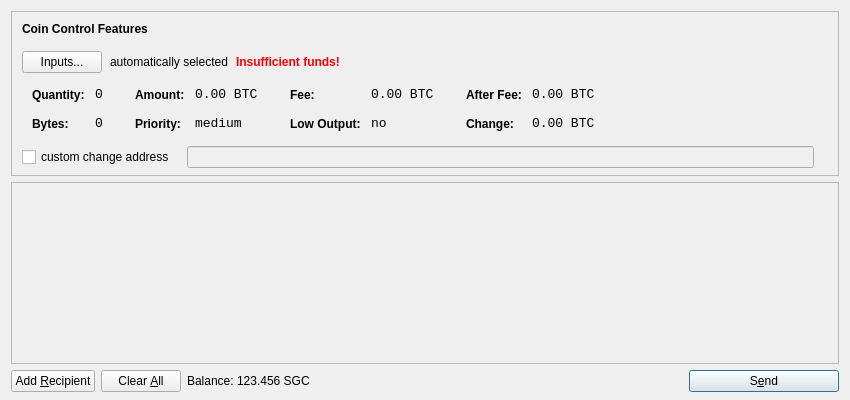
<?xml version="1.0" encoding="UTF-8"?>
<ui version="4.0">
 <class>SendCoinsDialog</class>
 <widget class="QDialog" name="SendCoinsDialog">
  <property name="geometry">
   <rect>
    <x>0</x>
    <y>0</y>
    <width>850</width>
    <height>400</height>
   </rect>
  </property>
  <property name="windowTitle">
   <string>Send Coins</string>
  </property>
  <layout class="QVBoxLayout" name="verticalLayout" stretch="0,1,0">
   <property name="bottomMargin">
    <number>8</number>
   </property>
   <item>
    <widget class="QFrame" name="frameCoinControl">
     <property name="sizePolicy">
      <sizepolicy hsizetype="Expanding" vsizetype="Expanding">
       <horstretch>0</horstretch>
       <verstretch>0</verstretch>
      </sizepolicy>
     </property>
     <property name="maximumSize">
      <size>
       <width>16777215</width>
       <height>16777215</height>
      </size>
     </property>
     <property name="frameShape">
      <enum>QFrame::StyledPanel</enum>
     </property>
     <property name="frameShadow">
      <enum>QFrame::Sunken</enum>
     </property>
     <layout class="QVBoxLayout" name="verticalLayoutCoinControl2">
      <property name="spacing">
       <number>-1</number>
      </property>
      <property name="leftMargin">
       <number>0</number>
      </property>
      <property name="topMargin">
       <number>0</number>
      </property>
      <property name="rightMargin">
       <number>0</number>
      </property>
      <property name="bottomMargin">
       <number>6</number>
      </property>
      <item>
       <layout class="QVBoxLayout" name="verticalLayoutCoinControl" stretch="0,0,0,0,1">
        <property name="spacing">
         <number>0</number>
        </property>
        <property name="leftMargin">
         <number>10</number>
        </property>
        <property name="topMargin">
         <number>10</number>
        </property>
        <item>
         <layout class="QHBoxLayout" name="horizontalLayoutCoinControl1">
          <property name="bottomMargin">
           <number>15</number>
          </property>
          <item>
           <widget class="QLabel" name="labelCoinControlFeatures">
            <property name="sizePolicy">
             <sizepolicy hsizetype="Preferred" vsizetype="Maximum">
              <horstretch>0</horstretch>
              <verstretch>0</verstretch>
             </sizepolicy>
            </property>
            <property name="font">
             <font>
              <weight>75</weight>
              <bold>true</bold>
             </font>
            </property>
            <property name="styleSheet">
             <string notr="true">font-weight:bold;</string>
            </property>
            <property name="text">
             <string>Coin Control Features</string>
            </property>
           </widget>
          </item>
         </layout>
        </item>
        <item>
         <layout class="QHBoxLayout" name="horizontalLayoutCoinControl2" stretch="0,0,0,0">
          <property name="spacing">
           <number>8</number>
          </property>
          <property name="bottomMargin">
           <number>10</number>
          </property>
          <item>
           <widget class="QPushButton" name="pushButtonCoinControl">
            <property name="styleSheet">
             <string notr="true"/>
            </property>
            <property name="text">
             <string>Inputs...</string>
            </property>
           </widget>
          </item>
          <item>
           <widget class="QLabel" name="labelCoinControlAutomaticallySelected">
            <property name="text">
             <string>automatically selected</string>
            </property>
            <property name="margin">
             <number>5</number>
            </property>
           </widget>
          </item>
          <item>
           <widget class="QLabel" name="labelCoinControlInsuffFunds">
            <property name="font">
             <font>
              <weight>75</weight>
              <bold>true</bold>
             </font>
            </property>
            <property name="styleSheet">
             <string notr="true">color:red;font-weight:bold;</string>
            </property>
            <property name="text">
             <string>Insufficient funds!</string>
            </property>
            <property name="margin">
             <number>5</number>
            </property>
           </widget>
          </item>
          <item>
           <spacer name="horizontalSpacerCoinControl">
            <property name="orientation">
             <enum>Qt::Horizontal</enum>
            </property>
            <property name="sizeHint" stdset="0">
             <size>
              <width>40</width>
              <height>1</height>
             </size>
            </property>
           </spacer>
          </item>
         </layout>
        </item>
        <item>
         <widget class="QWidget" name="widgetCoinControl" native="true">
          <property name="sizePolicy">
           <sizepolicy hsizetype="Preferred" vsizetype="Preferred">
            <horstretch>0</horstretch>
            <verstretch>0</verstretch>
           </sizepolicy>
          </property>
          <property name="minimumSize">
           <size>
            <width>0</width>
            <height>0</height>
           </size>
          </property>
          <property name="styleSheet">
           <string notr="true"/>
          </property>
          <layout class="QHBoxLayout" name="horizontalLayoutCoinControl5">
           <property name="margin">
            <number>0</number>
           </property>
           <item>
            <layout class="QHBoxLayout" name="horizontalLayoutCoinControl3" stretch="0,0,0,1">
             <property name="spacing">
              <number>20</number>
             </property>
             <property name="topMargin">
              <number>0</number>
             </property>
             <property name="bottomMargin">
              <number>10</number>
             </property>
             <item>
              <layout class="QFormLayout" name="formLayoutCoinControl1">
               <property name="horizontalSpacing">
                <number>10</number>
               </property>
               <property name="verticalSpacing">
                <number>14</number>
               </property>
               <property name="leftMargin">
                <number>10</number>
               </property>
               <property name="topMargin">
                <number>4</number>
               </property>
               <property name="rightMargin">
                <number>6</number>
               </property>
               <item row="0" column="0">
                <widget class="QLabel" name="labelCoinControlQuantityText">
                 <property name="styleSheet">
                  <string notr="true">font-weight:bold;</string>
                 </property>
                 <property name="text">
                  <string>Quantity:</string>
                 </property>
                 <property name="margin">
                  <number>0</number>
                 </property>
                </widget>
               </item>
               <item row="0" column="1">
                <widget class="QLabel" name="labelCoinControlQuantity">
                 <property name="font">
                  <font>
                   <family>Monospace</family>
                   <pointsize>10</pointsize>
                  </font>
                 </property>
                 <property name="cursor">
                  <cursorShape>IBeamCursor</cursorShape>
                 </property>
                 <property name="contextMenuPolicy">
                  <enum>Qt::ActionsContextMenu</enum>
                 </property>
                 <property name="text">
                  <string notr="true">0</string>
                 </property>
                 <property name="margin">
                  <number>0</number>
                 </property>
                 <property name="textInteractionFlags">
                  <set>Qt::LinksAccessibleByMouse|Qt::TextSelectableByKeyboard|Qt::TextSelectableByMouse</set>
                 </property>
                </widget>
               </item>
               <item row="1" column="0">
                <widget class="QLabel" name="labelCoinControlBytesText">
                 <property name="styleSheet">
                  <string notr="true">font-weight:bold;</string>
                 </property>
                 <property name="text">
                  <string>Bytes:</string>
                 </property>
                </widget>
               </item>
               <item row="1" column="1">
                <widget class="QLabel" name="labelCoinControlBytes">
                 <property name="font">
                  <font>
                   <family>Monospace</family>
                   <pointsize>10</pointsize>
                  </font>
                 </property>
                 <property name="cursor">
                  <cursorShape>IBeamCursor</cursorShape>
                 </property>
                 <property name="contextMenuPolicy">
                  <enum>Qt::ActionsContextMenu</enum>
                 </property>
                 <property name="text">
                  <string notr="true">0</string>
                 </property>
                 <property name="textInteractionFlags">
                  <set>Qt::LinksAccessibleByMouse|Qt::TextSelectableByKeyboard|Qt::TextSelectableByMouse</set>
                 </property>
                </widget>
               </item>
              </layout>
             </item>
             <item>
              <layout class="QFormLayout" name="formLayoutCoinControl2">
               <property name="horizontalSpacing">
                <number>10</number>
               </property>
               <property name="verticalSpacing">
                <number>14</number>
               </property>
               <property name="leftMargin">
                <number>6</number>
               </property>
               <property name="topMargin">
                <number>4</number>
               </property>
               <property name="rightMargin">
                <number>6</number>
               </property>
               <item row="0" column="0">
                <widget class="QLabel" name="labelCoinControlAmountText">
                 <property name="styleSheet">
                  <string notr="true">font-weight:bold;</string>
                 </property>
                 <property name="text">
                  <string>Amount:</string>
                 </property>
                 <property name="margin">
                  <number>0</number>
                 </property>
                </widget>
               </item>
               <item row="0" column="1">
                <widget class="QLabel" name="labelCoinControlAmount">
                 <property name="font">
                  <font>
                   <family>Monospace</family>
                   <pointsize>10</pointsize>
                  </font>
                 </property>
                 <property name="cursor">
                  <cursorShape>IBeamCursor</cursorShape>
                 </property>
                 <property name="contextMenuPolicy">
                  <enum>Qt::ActionsContextMenu</enum>
                 </property>
                 <property name="text">
                  <string notr="true">0.00 BTC</string>
                 </property>
                 <property name="textInteractionFlags">
                  <set>Qt::LinksAccessibleByMouse|Qt::TextSelectableByKeyboard|Qt::TextSelectableByMouse</set>
                 </property>
                </widget>
               </item>
               <item row="1" column="0">
                <widget class="QLabel" name="labelCoinControlPriorityText">
                 <property name="styleSheet">
                  <string notr="true">font-weight:bold;</string>
                 </property>
                 <property name="text">
                  <string>Priority:</string>
                 </property>
                </widget>
               </item>
               <item row="1" column="1">
                <widget class="QLabel" name="labelCoinControlPriority">
                 <property name="font">
                  <font>
                   <family>Monospace</family>
                   <pointsize>10</pointsize>
                  </font>
                 </property>
                 <property name="cursor">
                  <cursorShape>IBeamCursor</cursorShape>
                 </property>
                 <property name="contextMenuPolicy">
                  <enum>Qt::ActionsContextMenu</enum>
                 </property>
                 <property name="text">
                  <string>medium</string>
                 </property>
                 <property name="textInteractionFlags">
                  <set>Qt::LinksAccessibleByMouse|Qt::TextSelectableByKeyboard|Qt::TextSelectableByMouse</set>
                 </property>
                </widget>
               </item>
              </layout>
             </item>
             <item>
              <layout class="QFormLayout" name="formLayoutCoinControl3">
               <property name="horizontalSpacing">
                <number>10</number>
               </property>
               <property name="verticalSpacing">
                <number>14</number>
               </property>
               <property name="leftMargin">
                <number>6</number>
               </property>
               <property name="topMargin">
                <number>4</number>
               </property>
               <property name="rightMargin">
                <number>6</number>
               </property>
               <item row="0" column="0">
                <widget class="QLabel" name="labelCoinControlFeeText">
                 <property name="styleSheet">
                  <string notr="true">font-weight:bold;</string>
                 </property>
                 <property name="text">
                  <string>Fee:</string>
                 </property>
                 <property name="margin">
                  <number>0</number>
                 </property>
                </widget>
               </item>
               <item row="0" column="1">
                <widget class="QLabel" name="labelCoinControlFee">
                 <property name="font">
                  <font>
                   <family>Monospace</family>
                   <pointsize>10</pointsize>
                  </font>
                 </property>
                 <property name="cursor">
                  <cursorShape>IBeamCursor</cursorShape>
                 </property>
                 <property name="contextMenuPolicy">
                  <enum>Qt::ActionsContextMenu</enum>
                 </property>
                 <property name="text">
                  <string notr="true">0.00 BTC</string>
                 </property>
                 <property name="textInteractionFlags">
                  <set>Qt::LinksAccessibleByMouse|Qt::TextSelectableByKeyboard|Qt::TextSelectableByMouse</set>
                 </property>
                </widget>
               </item>
               <item row="1" column="0">
                <widget class="QLabel" name="labelCoinControlLowOutputText">
                 <property name="styleSheet">
                  <string notr="true">font-weight:bold;</string>
                 </property>
                 <property name="text">
                  <string>Low Output:</string>
                 </property>
                </widget>
               </item>
               <item row="1" column="1">
                <widget class="QLabel" name="labelCoinControlLowOutput">
                 <property name="font">
                  <font>
                   <family>Monospace</family>
                   <pointsize>10</pointsize>
                  </font>
                 </property>
                 <property name="cursor">
                  <cursorShape>IBeamCursor</cursorShape>
                 </property>
                 <property name="contextMenuPolicy">
                  <enum>Qt::ActionsContextMenu</enum>
                 </property>
                 <property name="text">
                  <string>no</string>
                 </property>
                 <property name="textInteractionFlags">
                  <set>Qt::LinksAccessibleByMouse|Qt::TextSelectableByKeyboard|Qt::TextSelectableByMouse</set>
                 </property>
                </widget>
               </item>
              </layout>
             </item>
             <item>
              <layout class="QFormLayout" name="formLayoutCoinControl4">
               <property name="horizontalSpacing">
                <number>10</number>
               </property>
               <property name="verticalSpacing">
                <number>14</number>
               </property>
               <property name="leftMargin">
                <number>6</number>
               </property>
               <property name="topMargin">
                <number>4</number>
               </property>
               <property name="rightMargin">
                <number>6</number>
               </property>
               <item row="0" column="0">
                <widget class="QLabel" name="labelCoinControlAfterFeeText">
                 <property name="styleSheet">
                  <string notr="true">font-weight:bold;</string>
                 </property>
                 <property name="text">
                  <string>After Fee:</string>
                 </property>
                 <property name="margin">
                  <number>0</number>
                 </property>
                </widget>
               </item>
               <item row="0" column="1">
                <widget class="QLabel" name="labelCoinControlAfterFee">
                 <property name="font">
                  <font>
                   <family>Monospace</family>
                   <pointsize>10</pointsize>
                  </font>
                 </property>
                 <property name="cursor">
                  <cursorShape>IBeamCursor</cursorShape>
                 </property>
                 <property name="contextMenuPolicy">
                  <enum>Qt::ActionsContextMenu</enum>
                 </property>
                 <property name="text">
                  <string notr="true">0.00 BTC</string>
                 </property>
                 <property name="textInteractionFlags">
                  <set>Qt::LinksAccessibleByMouse|Qt::TextSelectableByKeyboard|Qt::TextSelectableByMouse</set>
                 </property>
                </widget>
               </item>
               <item row="1" column="0">
                <widget class="QLabel" name="labelCoinControlChangeText">
                 <property name="styleSheet">
                  <string notr="true">font-weight:bold;</string>
                 </property>
                 <property name="text">
                  <string>Change:</string>
                 </property>
                </widget>
               </item>
               <item row="1" column="1">
                <widget class="QLabel" name="labelCoinControlChange">
                 <property name="font">
                  <font>
                   <family>Monospace</family>
                   <pointsize>10</pointsize>
                  </font>
                 </property>
                 <property name="cursor">
                  <cursorShape>IBeamCursor</cursorShape>
                 </property>
                 <property name="contextMenuPolicy">
                  <enum>Qt::ActionsContextMenu</enum>
                 </property>
                 <property name="text">
                  <string notr="true">0.00 BTC</string>
                 </property>
                 <property name="textInteractionFlags">
                  <set>Qt::LinksAccessibleByMouse|Qt::TextSelectableByKeyboard|Qt::TextSelectableByMouse</set>
                 </property>
                </widget>
               </item>
              </layout>
             </item>
            </layout>
           </item>
          </layout>
         </widget>
        </item>
        <item>
         <layout class="QHBoxLayout" name="horizontalLayoutCoinControl4" stretch="0,0,0">
          <property name="spacing">
           <number>12</number>
          </property>
          <property name="sizeConstraint">
           <enum>QLayout::SetDefaultConstraint</enum>
          </property>
          <property name="topMargin">
           <number>5</number>
          </property>
          <property name="rightMargin">
           <number>5</number>
          </property>
          <item>
           <widget class="QCheckBox" name="checkBoxCoinControlChange">
            <property name="text">
             <string>custom change address</string>
            </property>
           </widget>
          </item>
          <item>
           <widget class="QLineEdit" name="lineEditCoinControlChange">
            <property name="enabled">
             <bool>false</bool>
            </property>
            <property name="sizePolicy">
             <sizepolicy hsizetype="Expanding" vsizetype="Fixed">
              <horstretch>0</horstretch>
              <verstretch>0</verstretch>
             </sizepolicy>
            </property>
           </widget>
          </item>
          <item>
           <widget class="QLabel" name="labelCoinControlChangeLabel">
            <property name="sizePolicy">
             <sizepolicy hsizetype="Preferred" vsizetype="Expanding">
              <horstretch>0</horstretch>
              <verstretch>0</verstretch>
             </sizepolicy>
            </property>
            <property name="minimumSize">
             <size>
              <width>0</width>
              <height>0</height>
             </size>
            </property>
            <property name="text">
             <string/>
            </property>
            <property name="margin">
             <number>3</number>
            </property>
           </widget>
          </item>
         </layout>
        </item>
        <item>
         <spacer name="verticalSpacerCoinControl">
          <property name="orientation">
           <enum>Qt::Vertical</enum>
          </property>
          <property name="sizeHint" stdset="0">
           <size>
            <width>800</width>
            <height>1</height>
           </size>
          </property>
         </spacer>
        </item>
       </layout>
      </item>
     </layout>
    </widget>
   </item>
   <item>
    <widget class="QScrollArea" name="scrollArea">
     <property name="widgetResizable">
      <bool>true</bool>
     </property>
     <widget class="QWidget" name="scrollAreaWidgetContents">
      <property name="geometry">
       <rect>
        <x>0</x>
        <y>0</y>
        <width>830</width>
        <height>165</height>
       </rect>
      </property>
      <layout class="QVBoxLayout" name="verticalLayout_2">
       <property name="margin">
        <number>0</number>
       </property>
       <item>
        <layout class="QVBoxLayout" name="entries">
         <property name="spacing">
          <number>6</number>
         </property>
        </layout>
       </item>
       <item>
        <spacer name="verticalSpacer">
         <property name="orientation">
          <enum>Qt::Vertical</enum>
         </property>
         <property name="sizeHint" stdset="0">
          <size>
           <width>20</width>
           <height>40</height>
          </size>
         </property>
        </spacer>
       </item>
      </layout>
     </widget>
    </widget>
   </item>
   <item>
    <layout class="QHBoxLayout" name="horizontalLayout">
     <item>
      <widget class="QPushButton" name="addButton">
       <property name="toolTip">
        <string>Send to multiple recipients at once</string>
       </property>
       <property name="text">
        <string>Add &amp;Recipient</string>
       </property>
       <property name="icon">
        <iconset resource="../bitcoin.qrc">
         <normaloff>:/icons/add</normaloff>:/icons/add</iconset>
       </property>
       <property name="autoDefault">
        <bool>false</bool>
       </property>
      </widget>
     </item>
     <item>
      <widget class="QPushButton" name="clearButton">
       <property name="sizePolicy">
        <sizepolicy hsizetype="Minimum" vsizetype="Fixed">
         <horstretch>0</horstretch>
         <verstretch>0</verstretch>
        </sizepolicy>
       </property>
       <property name="toolTip">
        <string>Remove all transaction fields</string>
       </property>
       <property name="text">
        <string>Clear &amp;All</string>
       </property>
       <property name="icon">
        <iconset resource="../bitcoin.qrc">
         <normaloff>:/icons/remove</normaloff>:/icons/remove</iconset>
       </property>
       <property name="autoRepeatDelay">
        <number>300</number>
       </property>
       <property name="autoDefault">
        <bool>false</bool>
       </property>
      </widget>
     </item>
     <item>
      <layout class="QHBoxLayout" name="horizontalLayout_2">
       <property name="spacing">
        <number>3</number>
       </property>
       <item>
        <widget class="QLabel" name="label">
         <property name="text">
          <string>Balance:</string>
         </property>
        </widget>
       </item>
       <item>
        <widget class="QLabel" name="labelBalance">
         <property name="cursor">
          <cursorShape>IBeamCursor</cursorShape>
         </property>
         <property name="text">
          <string>123.456 SGC</string>
         </property>
         <property name="textInteractionFlags">
          <set>Qt::LinksAccessibleByMouse|Qt::TextSelectableByKeyboard|Qt::TextSelectableByMouse</set>
         </property>
        </widget>
       </item>
      </layout>
     </item>
     <item>
      <spacer name="horizontalSpacer">
       <property name="orientation">
        <enum>Qt::Horizontal</enum>
       </property>
       <property name="sizeHint" stdset="0">
        <size>
         <width>40</width>
         <height>20</height>
        </size>
       </property>
      </spacer>
     </item>
     <item>
      <widget class="QPushButton" name="sendButton">
       <property name="minimumSize">
        <size>
         <width>150</width>
         <height>0</height>
        </size>
       </property>
       <property name="toolTip">
        <string>Confirm the send action</string>
       </property>
       <property name="text">
        <string>S&amp;end</string>
       </property>
       <property name="icon">
        <iconset resource="../bitcoin.qrc">
         <normaloff>:/icons/send</normaloff>:/icons/send</iconset>
       </property>
       <property name="default">
        <bool>true</bool>
       </property>
      </widget>
     </item>
    </layout>
   </item>
  </layout>
 </widget>
 <resources>
  <include location="../bitcoin.qrc"/>
 </resources>
 <connections/>
</ui>
